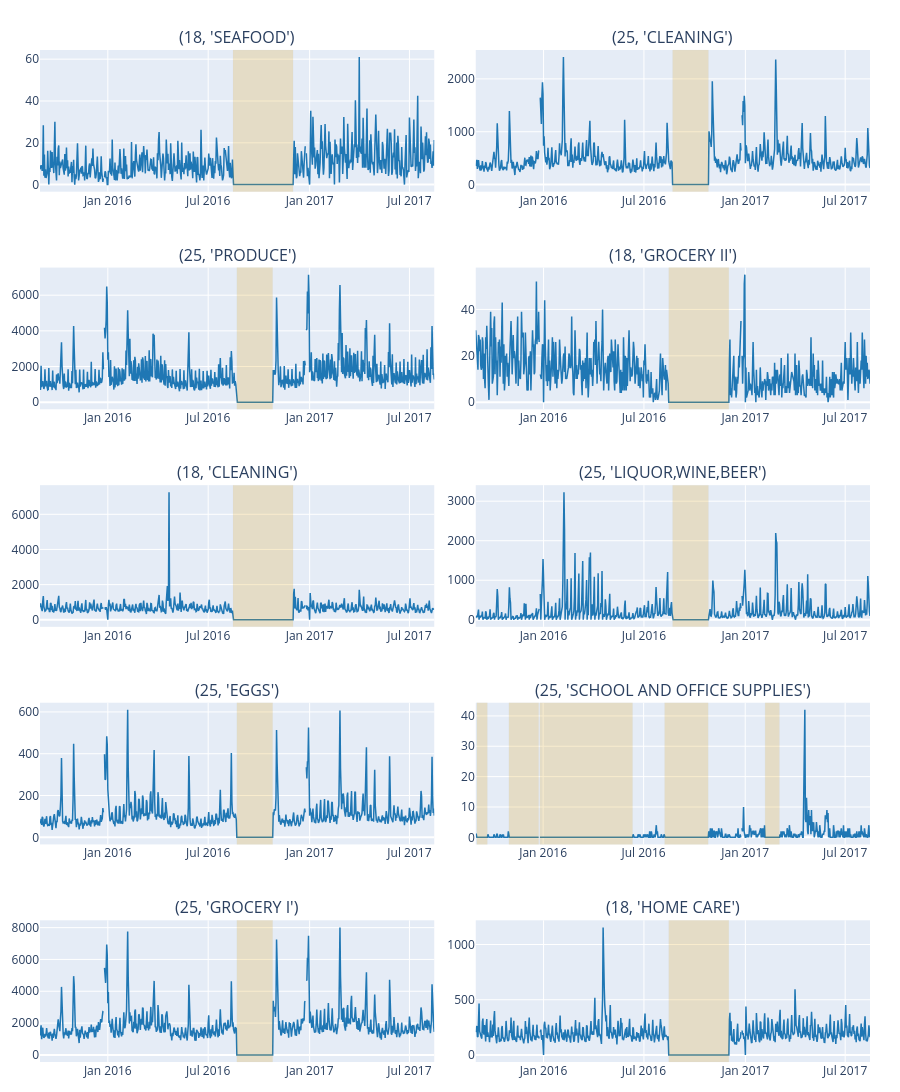

The code cell stored with this chart in its notebook:
### Markdown cell above
## Plateau detection

### Code cell
seriesPlot(
    data=sales.loc[[18, 25]].sort_index(),
    n_series=10,
    w=2 * config.SEASONAL_PERIOD,
    pld=True,
    pd_value=0,
    seed=22,
)

### Figure 1 — Plotly figure (JSON) as saved in the notebook; plotly's stock layout.template omitted (floating-point values rounded to 4 significant figures; data arrays with more than 128 entries replaced by an {"elided": "..."} marker saying what was removed)
{"data": [{"line": {"color": "#1f77b4", "width": 1.5}, "type": "scatter", "x": {"elided": "716 str values"}, "xaxis": "x", "y": {"elided": "716 float values"}, "yaxis": "y"}, {"line": {"color": "#1f77b4", "width": 1.5}, "type": "scatter", "x": {"elided": "716 str values"}, "xaxis": "x2", "y": {"elided": "716 float values"}, "yaxis": "y2"}, {"line": {"color": "#1f77b4", "width": 1.5}, "type": "scatter", "x": {"elided": "716 str values"}, "xaxis": "x3", "y": {"elided": "716 float values"}, "yaxis": "y3"}, {"line": {"color": "#1f77b4", "width": 1.5}, "type": "scatter", "x": {"elided": "716 str values"}, "xaxis": "x4", "y": {"elided": "716 float values"}, "yaxis": "y4"}, {"line": {"color": "#1f77b4", "width": 1.5}, "type": "scatter", "x": {"elided": "716 str values"}, "xaxis": "x5", "y": {"elided": "716 float values"}, "yaxis": "y5"}, {"line": {"color": "#1f77b4", "width": 1.5}, "type": "scatter", "x": {"elided": "716 str values"}, "xaxis": "x6", "y": {"elided": "716 float values"}, "yaxis": "y6"}, {"line": {"color": "#1f77b4", "width": 1.5}, "type": "scatter", "x": {"elided": "716 str values"}, "xaxis": "x7", "y": {"elided": "716 float values"}, "yaxis": "y7"}, {"line": {"color": "#1f77b4", "width": 1.5}, "type": "scatter", "x": {"elided": "715 str values"}, "xaxis": "x8", "y": {"elided": "715 float values"}, "yaxis": "y8"}, {"line": {"color": "#1f77b4", "width": 1.5}, "type": "scatter", "x": {"elided": "716 str values"}, "xaxis": "x9", "y": {"elided": "716 float values"}, "yaxis": "y9"}, {"line": {"color": "#1f77b4", "width": 1.5}, "type": "scatter", "x": {"elided": "716 str values"}, "xaxis": "x10", "y": {"elided": "716 float values"}, "yaxis": "y10"}], "layout": {"annotations": [{"font": {"size": 16}, "showarrow": false, "text": "(18, 'SEAFOOD')", "x": 0.2375, "xanchor": "center", "xref": "paper", "y": 1.0, "yanchor": "bottom", "yref": "paper"}, {"font": {"size": 16}, "showarrow": false, "text": "(25, 'CLEANING')", "x": 0.7625, "xanchor": "center", "xref": "paper", "y": 1.0, "yanchor": "bottom", "yref": "paper"}, {"font": {"size": 16}, "showarrow": false, "text": "(25, 'PRODUCE')", "x": 0.2375, "xanchor": "center", "xref": "paper", "y": 0.785, "yanchor": "bottom", "yref": "paper"}, {"font": {"size": 16}, "showarrow": false, "text": "(18, 'GROCERY II')", "x": 0.7625, "xanchor": "center", "xref": "paper", "y": 0.785, "yanchor": "bottom", "yref": "paper"}, {"font": {"size": 16}, "showarrow": false, "text": "(18, 'CLEANING')", "x": 0.2375, "xanchor": "center", "xref": "paper", "y": 0.57, "yanchor": "bottom", "yref": "paper"}, {"font": {"size": 16}, "showarrow": false, "text": "(25, 'LIQUOR,WINE,BEER')", "x": 0.7625, "xanchor": "center", "xref": "paper", "y": 0.57, "yanchor": "bottom", "yref": "paper"}, {"font": {"size": 16}, "showarrow": false, "text": "(25, 'EGGS')", "x": 0.2375, "xanchor": "center", "xref": "paper", "y": 0.355, "yanchor": "bottom", "yref": "paper"}, {"font": {"size": 16}, "showarrow": false, "text": "(25, 'SCHOOL AND OFFICE SUPPLIES')", "x": 0.7625, "xanchor": "center", "xref": "paper", "y": 0.355, "yanchor": "bottom", "yref": "paper"}, {"font": {"size": 16}, "showarrow": false, "text": "(25, 'GROCERY I')", "x": 0.2375, "xanchor": "center", "xref": "paper", "y": 0.14, "yanchor": "bottom", "yref": "paper"}, {"font": {"size": 16}, "showarrow": false, "text": "(18, 'HOME CARE')", "x": 0.7625, "xanchor": "center", "xref": "paper", "y": 0.14, "yanchor": "bottom", "yref": "paper"}], "height": 1150, "margin": {"b": 30, "l": 30, "r": 30, "t": 50}, "shapes": [{"fillcolor": "#E2A20C", "line": {"width": 0.1}, "opacity": 0.2, "type": "rect", "x0": "2016-08-15T00:00:00", "x1": "2016-12-02T00:00:00", "xref": "x", "y0": 0, "y1": 1, "yref": "y domain"}, {"fillcolor": "#E2A20C", "line": {"width": 0.1}, "opacity": 0.2, "type": "rect", "x0": "2016-08-22T00:00:00", "x1": "2016-10-26T00:00:00", "xref": "x2", "y0": 0, "y1": 1, "yref": "y2 domain"}, {"fillcolor": "#E2A20C", "line": {"width": 0.1}, "opacity": 0.2, "type": "rect", "x0": "2016-08-22T00:00:00", "x1": "2016-10-26T00:00:00", "xref": "x3", "y0": 0, "y1": 1, "yref": "y3 domain"}, {"fillcolor": "#E2A20C", "line": {"width": 0.1}, "opacity": 0.2, "type": "rect", "x0": "2016-08-15T00:00:00", "x1": "2016-12-02T00:00:00", "xref": "x4", "y0": 0, "y1": 1, "yref": "y4 domain"}, {"fillcolor": "#E2A20C", "line": {"width": 0.1}, "opacity": 0.2, "type": "rect", "x0": "2016-08-15T00:00:00", "x1": "2016-12-02T00:00:00", "xref": "x5", "y0": 0, "y1": 1, "yref": "y5 domain"}, {"fillcolor": "#E2A20C", "line": {"width": 0.1}, "opacity": 0.2, "type": "rect", "x0": "2016-08-22T00:00:00", "x1": "2016-10-26T00:00:00", "xref": "x6", "y0": 0, "y1": 1, "yref": "y6 domain"}, {"fillcolor": "#E2A20C", "line": {"width": 0.1}, "opacity": 0.2, "type": "rect", "x0": "2016-08-22T00:00:00", "x1": "2016-10-26T00:00:00", "xref": "x7", "y0": 0, "y1": 1, "yref": "y7 domain"}, {"fillcolor": "#E2A20C", "line": {"width": 0.1}, "opacity": 0.2, "type": "rect", "x0": "2015-09-03T00:00:00", "x1": "2015-09-22T00:00:00", "xref": "x8", "y0": 0, "y1": 1, "yref": "y8 domain"}, {"fillcolor": "#E2A20C", "line": {"width": 0.1}, "opacity": 0.2, "type": "rect", "x0": "2015-10-31T00:00:00", "x1": "2015-12-24T00:00:00", "xref": "x8", "y0": 0, "y1": 1, "yref": "y8 domain"}, {"fillcolor": "#E2A20C", "line": {"width": 0.1}, "opacity": 0.2, "type": "rect", "x0": "2015-12-26T00:00:00", "x1": "2016-06-11T00:00:00", "xref": "x8", "y0": 0, "y1": 1, "yref": "y8 domain"}, {"fillcolor": "#E2A20C", "line": {"width": 0.1}, "opacity": 0.2, "type": "rect", "x0": "2016-08-08T00:00:00", "x1": "2016-10-26T00:00:00", "xref": "x8", "y0": 0, "y1": 1, "yref": "y8 domain"}, {"fillcolor": "#E2A20C", "line": {"width": 0.1}, "opacity": 0.2, "type": "rect", "x0": "2017-02-06T00:00:00", "x1": "2017-03-04T00:00:00", "xref": "x8", "y0": 0, "y1": 1, "yref": "y8 domain"}, {"fillcolor": "#E2A20C", "line": {"width": 0.1}, "opacity": 0.2, "type": "rect", "x0": "2016-08-22T00:00:00", "x1": "2016-10-26T00:00:00", "xref": "x9", "y0": 0, "y1": 1, "yref": "y9 domain"}, {"fillcolor": "#E2A20C", "line": {"width": 0.1}, "opacity": 0.2, "type": "rect", "x0": "2016-08-15T00:00:00", "x1": "2016-12-02T00:00:00", "xref": "x10", "y0": 0, "y1": 1, "yref": "y10 domain"}], "showlegend": false, "title": {"text": "", "x": 0.5}, "xaxis": {"anchor": "y", "domain": [0, 0.475]}, "xaxis10": {"anchor": "y10", "domain": [0.525, 1]}, "xaxis2": {"anchor": "y2", "domain": [0.525, 1]}, "xaxis3": {"anchor": "y3", "domain": [0, 0.475]}, "xaxis4": {"anchor": "y4", "domain": [0.525, 1]}, "xaxis5": {"anchor": "y5", "domain": [0, 0.475]}, "xaxis6": {"anchor": "y6", "domain": [0.525, 1]}, "xaxis7": {"anchor": "y7", "domain": [0, 0.475]}, "xaxis8": {"anchor": "y8", "domain": [0.525, 1]}, "xaxis9": {"anchor": "y9", "domain": [0, 0.475]}, "yaxis": {"anchor": "x", "domain": [0.86, 1.0]}, "yaxis10": {"anchor": "x10", "domain": [0, 0.14]}, "yaxis2": {"anchor": "x2", "domain": [0.86, 1.0]}, "yaxis3": {"anchor": "x3", "domain": [0.645, 0.785]}, "yaxis4": {"anchor": "x4", "domain": [0.645, 0.785]}, "yaxis5": {"anchor": "x5", "domain": [0.43, 0.57]}, "yaxis6": {"anchor": "x6", "domain": [0.43, 0.57]}, "yaxis7": {"anchor": "x7", "domain": [0.215, 0.355]}, "yaxis8": {"anchor": "x8", "domain": [0.215, 0.355]}, "yaxis9": {"anchor": "x9", "domain": [0, 0.14]}}}
